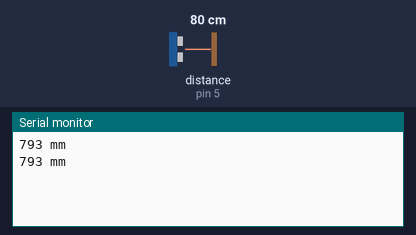
Simulated run of this sketch. Board: Arduino Uno, built with avr-gcc and run on an emulated ATmega328P. On the bench: the last lines printed to the serial monitor. Wiring (inferred from the names in the program): ultrasonic range finder: trigger pin 4; echo pin 5. The test bench sets the inputs (shaded band); at power-on: distance to the obstacle (sensor on pin 5) 80 cm. The echo pulse lasts 58.3 µs per cm.

Above: at 1.8 s.
1.9 s: distance to the obstacle (sensor on pin 5) set to 2 cm
At 2.8 s:
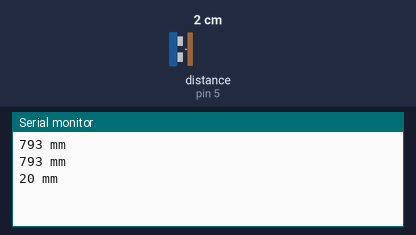
3.4 s: distance to the obstacle (sensor on pin 5) set to 4 cm
At 4.8 s:
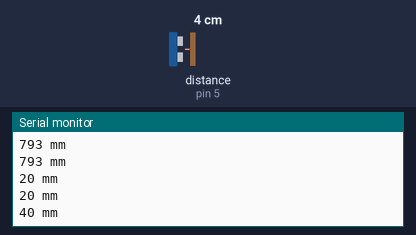
Timing chart, 0 to 6.4 s (numbered marks = the images above; inputs shaded):
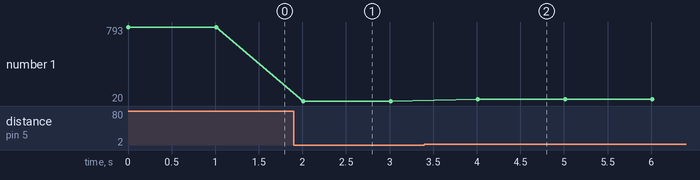

The sketch:

arduino_ultrasonic_rangefinder.ino
```cpp
// Define the TRIG and ECHO pins used by the ultrasonic sensor, in my case they were pins 4 and 5.
#define TRIG 4
#define ECHO 5

void setup() {
  // Initialize the serial communication
  Serial.begin(9600);

  // Set up pins
  pinMode(TRIG, OUTPUT);
  pinMode(ECHO, INPUT);
  pinMode(13, OUTPUT);
}


// Uses an ultrasonic sensor to get the measured distance in millimeters
// TRIG and ECHO must be defined, it also blinks the pin 13 LED for pulse duration
int getDistance() {
  unsigned long t, t_start, c;

  // Flush sensor LOW for a second
  digitalWrite(TRIG, LOW);
  delayMicroseconds(2);

  // Pulse for 10 us
  digitalWrite(TRIG, HIGH);
  delayMicroseconds(10);
  digitalWrite(TRIG, LOW);

  // Wait until echo signal is up.
  c = 0;
  while (digitalRead(ECHO) == LOW && c++ < 10000) {}

  // Measure echo signal uptime in microseconds. Also blink LED pin 13 during
  c = 0;
  t_start = micros();
  digitalWrite(13, HIGH);
  while(digitalRead(ECHO) == HIGH && c++ < 10000) {}
  digitalWrite(13, LOW);

  // Duration in microseconds
  t = micros() - t_start;

  // Distance in meters = (duration in seconds) * (speed of sound m/s) / 2
  // Distance in cm = (t * 1e-6) * (340 * 1e2) / 2 = t * 17/1000
  // Distance in millimeters = (t * 1e-6) * (340 * 1e3) / 2 = t * 17/100

  // Return distance in mm, sensor is supposedly accurate to 0.3cm = 3mm
  return t * 17 / 100;
}

void loop() {
  // Take an ultrasonic reading every second.
  int dist = getDistance();
  Serial.print(dist);
  Serial.println(" mm");
  delay(1000);
}
```

Measured:
- after the input at 1.9 s, the serial monitor: prints a new line after 0.11 s (image 1)
- after the input at 3.4 s, the serial monitor: prints a new line after 0.61 s (image 2)
- plotted number 1: 793 → 20 after the input at 1.9 s, 20 → 40 after the input at 3.4 s
